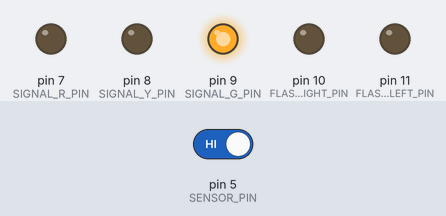
A sketch run on a simulated Arduino Uno, built with avr-gcc and run on an emulated ATmega328P. Shown: output pins drawn as LEDs (lit = HIGH). Dashed ring = blinking. The inputs (shaded band) are chosen by the test bench; at power-on: pin 5 (SENSOR_PIN) HIGH.

Above: at 1.2 s.
1.3 s: pin 5 (SENSOR_PIN) driven LOW
At 2.0 s:
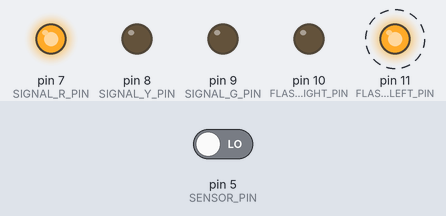
At 2.9 s:
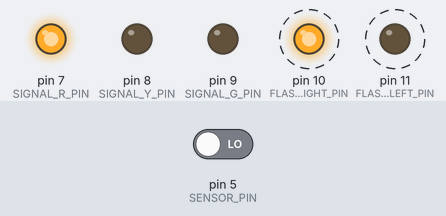
Timing chart, 0 to 10.3 s (numbered marks = the images above; inputs shaded):
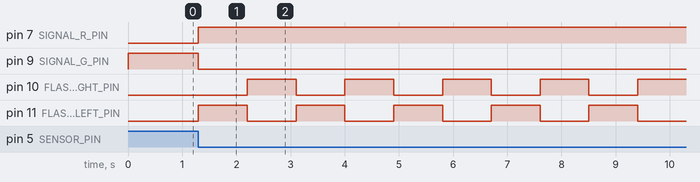

The sketch:

ExampleSignalStateMachine.ino
```cpp
// Simulate a progression of signal aspects and a grade crossing
// Examples for
//    using functions to abstract behaviors
//    using a state machine to sequence behaviors
//
//  John Plocher, 2018

#include <elapsedMillis.h>

// Sensor and LED Pins

#define SENSOR_PIN 5 // SENSOR
#define FLASHER_LEFT_PIN 11    // LEFT
#define FLASHER_RIGHT_PIN 10    // RIGHT
#define SIGNAL_G_PIN 9     // G
#define SIGNAL_Y_PIN 8     // Y
#define SIGNAL_R_PIN 7     // R

enum { STRIGGERED, SOCCUPIED, SSTOP, SAPPROACH, SCLEAR, SDARK };
int state = SCLEAR;

int           enable_flashers = 0;
elapsedMillis flashTime;	// used to control the time a flasher lamp stays on
elapsedMillis delayTime;	// used to simulate signal progression after occupancy goes away
long          flash_interval = 900; // time in milliseconds between alternating flashes

void setSTOP() {
	digitalWrite(SIGNAL_G_PIN, LOW);
	digitalWrite(SIGNAL_Y_PIN, LOW);
	digitalWrite(SIGNAL_R_PIN, HIGH);
}
void setAPPROACH() {
	digitalWrite(SIGNAL_G_PIN, LOW);
	digitalWrite(SIGNAL_Y_PIN, HIGH);
	digitalWrite(SIGNAL_R_PIN, LOW);
}
void setCLEAR() {
	digitalWrite(SIGNAL_G_PIN, HIGH);
	digitalWrite(SIGNAL_Y_PIN, LOW);
	digitalWrite(SIGNAL_R_PIN, LOW);
}
void setDARK() {
	digitalWrite(SIGNAL_G_PIN, LOW);
	digitalWrite(SIGNAL_Y_PIN, LOW);
	digitalWrite(SIGNAL_R_PIN, LOW);
}

void flashersOFF() {
	digitalWrite(FLASHER_LEFT_PIN, LOW);
	digitalWrite(FLASHER_RIGHT_PIN, LOW);
}

void runFlashers() {
	static int flash_state = 0;
	flash_state = ~flash_state;
	digitalWrite(FLASHER_LEFT_PIN, flash_state); // Alternate flashers
	digitalWrite(FLASHER_RIGHT_PIN, ~flash_state);
}

void setup() {
	Serial.begin(9600);

	pinMode(FLASHER_LEFT_PIN,   OUTPUT);
	pinMode(FLASHER_RIGHT_PIN,  OUTPUT);
	pinMode(SIGNAL_G_PIN,       OUTPUT);
	pinMode(SIGNAL_Y_PIN,       OUTPUT);
	pinMode(SIGNAL_R_PIN,       OUTPUT);

  flashersOFF();
	setSTOP();

	pinMode(SENSOR_PIN,        INPUT_PULLUP);

	flashTime = 0;
	delayTime = 0;
	enable_flashers = 0;
}


void loop() {
	int triggered = (digitalRead(SENSOR_PIN) == LOW);
	switch (state) {
		case STRIGGERED: // JUST OCCUPIED, reset delay/timer values
				if (!triggered) {
					state = SSTOP;
				} else {
					setSTOP();
					enable_flashers = 1;
					runFlashers();
					flashTime = 0;
					state = SOCCUPIED;
				}
				break;

		case SOCCUPIED: // STILL OCCUPIED - RED + flashing
				if (!triggered) {
					state = SSTOP;
					delayTime = 0;
				} else {
					setSTOP();
					if (enable_flashers && (flashTime > flash_interval)) {
						runFlashers();
						flashTime = 0;
					}
					// stay in this state until the section becomes unoccupied...
				}
				break;

		case SSTOP: // UNOCCUPIED - RED + flashing for a few more seconds
				if (triggered) {
					state = SOCCUPIED;	// go back to OCCUPIED to keep flashers flashing uninterrupted
				} else {
					setSTOP();
					if (delayTime > 6000)  { // after a bit, change to Y
						state = SAPPROACH;
					}
					if (enable_flashers && (flashTime > flash_interval)) {
						runFlashers();
						flashTime = 0;
					}
				}
				break;

		case SAPPROACH: // UNOCCUPIED - YEL + no flashing
				if (triggered) {
					state = STRIGGERED;	// reset back to newly occupied
				} else {
					setAPPROACH();
					flashersOFF();
					enable_flashers = 0;
					if (delayTime > 10000)  { // change to G
						state = SCLEAR;
					}
				}
				break;

		case SCLEAR: // UNOCCUPIED - GRN + no flashing
				if (triggered) {
					state = STRIGGERED;	// reset back to newly occupied
				} else {
					setCLEAR();
					flashersOFF();
					if (delayTime > 15000)  { // change to DARK
						state = SDARK;
					}
				}
				break;

		case SDARK: // UNOCCUPIED - All Dark
				if (triggered) {
					state = STRIGGERED;	// reset back to newly occupied
				} else {
					flashersOFF();
					enable_flashers = 0;
					setDARK();
				}
				break;
	}
}
```

Measured:
- after the input at 1.3 s, pin 7 (SIGNAL_R_PIN): LOW → HIGH at once; pin 9 (SIGNAL_G_PIN): HIGH → LOW at once; pin 10 (FLASHER_RIGHT_PIN): alternates HIGH for 0.90 s and LOW for 0.90 s, starting after 0.90 s; pin 11 (FLASHER_LEFT_PIN): alternates HIGH for 0.90 s and LOW for 0.90 s, starting at once
